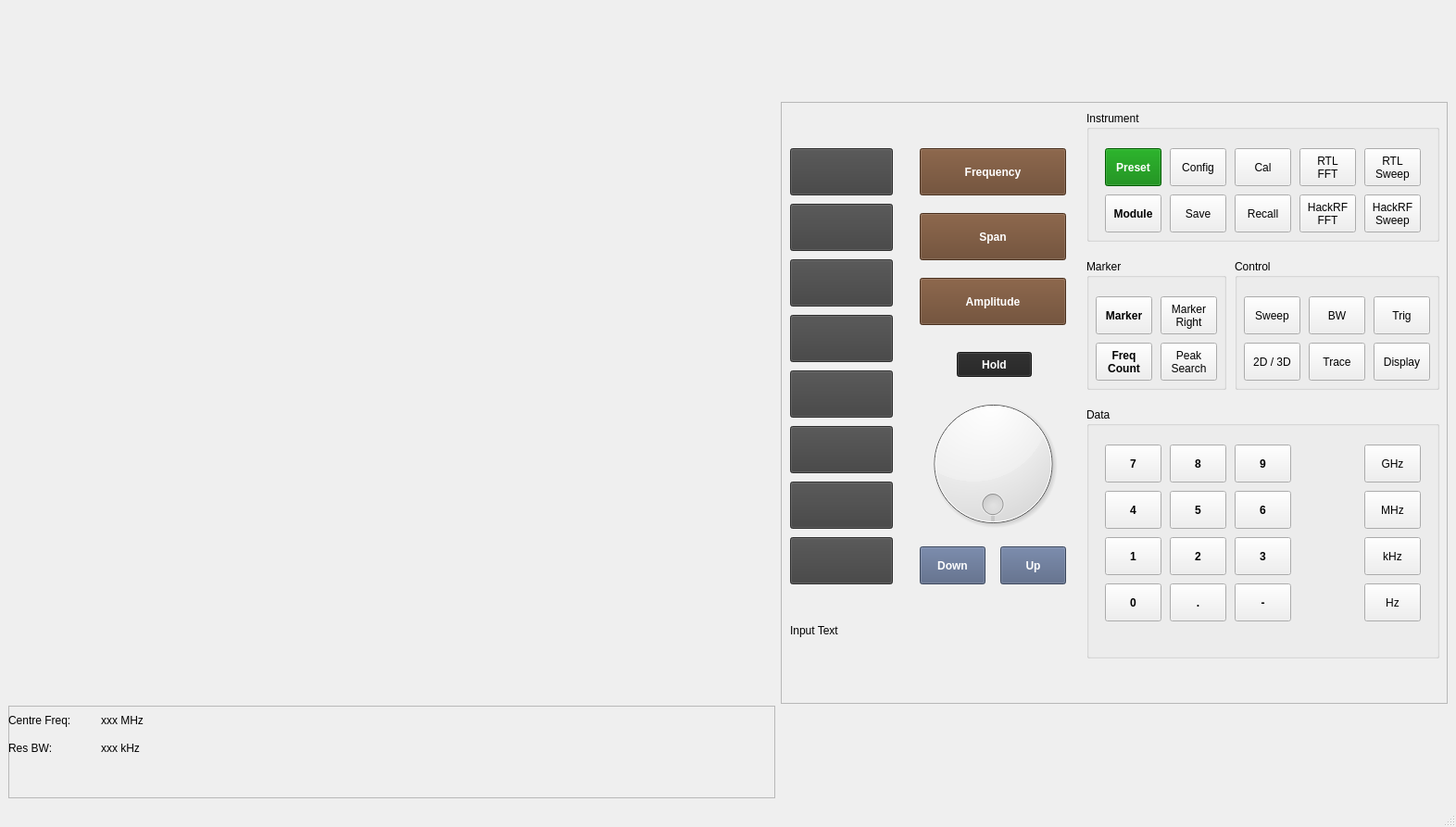
<?xml version="1.0" encoding="UTF-8"?>
<ui version="4.0">
 <class>mainWindow</class>
 <widget class="QMainWindow" name="mainWindow">
  <property name="geometry">
   <rect>
    <x>0</x>
    <y>0</y>
    <width>1572</width>
    <height>893</height>
   </rect>
  </property>
  <property name="windowTitle">
   <string>Top Dog Spectrum Analyser</string>
  </property>
  <widget class="QWidget" name="centralwidget">
   <layout class="QHBoxLayout" name="horizontalLayout_2">
    <item>
     <layout class="QHBoxLayout" name="horizontalLayout">
      <item>
       <layout class="QVBoxLayout" name="verticalLayout">
        <item>
         <widget class="QWidget" name="graphical_display" native="true">
          <property name="enabled">
           <bool>true</bool>
          </property>
          <layout class="QHBoxLayout" name="horizontalLayout_3"/>
         </widget>
        </item>
        <item>
         <widget class="QFrame" name="frame_2">
          <property name="maximumSize">
           <size>
            <width>16777215</width>
            <height>100</height>
           </size>
          </property>
          <property name="frameShape">
           <enum>QFrame::StyledPanel</enum>
          </property>
          <property name="frameShadow">
           <enum>QFrame::Raised</enum>
          </property>
          <widget class="QLabel" name="label_centre_freq">
           <property name="geometry">
            <rect>
             <x>0</x>
             <y>0</y>
             <width>91</width>
             <height>31</height>
            </rect>
           </property>
           <property name="maximumSize">
            <size>
             <width>16777215</width>
             <height>100</height>
            </size>
           </property>
           <property name="text">
            <string>Centre Freq:</string>
           </property>
          </widget>
          <widget class="QLabel" name="label_res_bw">
           <property name="geometry">
            <rect>
             <x>0</x>
             <y>30</y>
             <width>91</width>
             <height>31</height>
            </rect>
           </property>
           <property name="maximumSize">
            <size>
             <width>16777215</width>
             <height>100</height>
            </size>
           </property>
           <property name="text">
            <string>Res BW:</string>
           </property>
          </widget>
          <widget class="QLabel" name="display_res_bw">
           <property name="geometry">
            <rect>
             <x>100</x>
             <y>30</y>
             <width>91</width>
             <height>31</height>
            </rect>
           </property>
           <property name="maximumSize">
            <size>
             <width>16777215</width>
             <height>100</height>
            </size>
           </property>
           <property name="text">
            <string>xxx kHz</string>
           </property>
          </widget>
          <widget class="QLabel" name="display_centre_freq">
           <property name="geometry">
            <rect>
             <x>100</x>
             <y>0</y>
             <width>91</width>
             <height>31</height>
            </rect>
           </property>
           <property name="maximumSize">
            <size>
             <width>16777215</width>
             <height>100</height>
            </size>
           </property>
           <property name="text">
            <string>xxx MHz</string>
           </property>
          </widget>
         </widget>
        </item>
       </layout>
      </item>
      <item>
       <widget class="QFrame" name="frame">
        <property name="minimumSize">
         <size>
          <width>720</width>
          <height>650</height>
         </size>
        </property>
        <property name="maximumSize">
         <size>
          <width>720</width>
          <height>650</height>
         </size>
        </property>
        <property name="frameShape">
         <enum>QFrame::StyledPanel</enum>
        </property>
        <property name="frameShadow">
         <enum>QFrame::Raised</enum>
        </property>
        <widget class="QPushButton" name="buttonsoft2">
         <property name="geometry">
          <rect>
           <x>10</x>
           <y>110</y>
           <width>111</width>
           <height>51</height>
          </rect>
         </property>
         <property name="font">
          <font>
           <bold>true</bold>
          </font>
         </property>
         <property name="styleSheet">
          <string notr="true">background-color: #404040; color: white; font-weight: bold; width: 20px; </string>
         </property>
         <property name="text">
          <string/>
         </property>
        </widget>
        <widget class="QGroupBox" name="groupmarker">
         <property name="geometry">
          <rect>
           <x>330</x>
           <y>170</y>
           <width>151</width>
           <height>141</height>
          </rect>
         </property>
         <property name="title">
          <string>Marker</string>
         </property>
         <widget class="QPushButton" name="buttonmarker1">
          <property name="geometry">
           <rect>
            <x>10</x>
            <y>40</y>
            <width>61</width>
            <height>41</height>
           </rect>
          </property>
          <property name="font">
           <font>
            <bold>true</bold>
           </font>
          </property>
          <property name="styleSheet">
           <string notr="true"/>
          </property>
          <property name="text">
           <string>Marker</string>
          </property>
         </widget>
         <widget class="QPushButton" name="buttonmarker2">
          <property name="geometry">
           <rect>
            <x>80</x>
            <y>40</y>
            <width>61</width>
            <height>41</height>
           </rect>
          </property>
          <property name="text">
           <string>Marker
Right</string>
          </property>
         </widget>
         <widget class="QPushButton" name="buttonmarker4">
          <property name="geometry">
           <rect>
            <x>80</x>
            <y>90</y>
            <width>61</width>
            <height>41</height>
           </rect>
          </property>
          <property name="text">
           <string>Peak
Search</string>
          </property>
         </widget>
         <widget class="QPushButton" name="buttonmarker3">
          <property name="geometry">
           <rect>
            <x>10</x>
            <y>90</y>
            <width>61</width>
            <height>41</height>
           </rect>
          </property>
          <property name="font">
           <font>
            <bold>true</bold>
           </font>
          </property>
          <property name="styleSheet">
           <string notr="true"/>
          </property>
          <property name="text">
           <string>Freq
Count</string>
          </property>
         </widget>
        </widget>
        <widget class="QGroupBox" name="groupcontrol">
         <property name="geometry">
          <rect>
           <x>490</x>
           <y>170</y>
           <width>221</width>
           <height>141</height>
          </rect>
         </property>
         <property name="title">
          <string>Control</string>
         </property>
         <widget class="QPushButton" name="buttoncontrol2">
          <property name="geometry">
           <rect>
            <x>80</x>
            <y>40</y>
            <width>61</width>
            <height>41</height>
           </rect>
          </property>
          <property name="text">
           <string>BW</string>
          </property>
         </widget>
         <widget class="QPushButton" name="button2d3d">
          <property name="geometry">
           <rect>
            <x>10</x>
            <y>90</y>
            <width>61</width>
            <height>41</height>
           </rect>
          </property>
          <property name="text">
           <string>2D / 3D</string>
          </property>
         </widget>
         <widget class="QPushButton" name="buttoncontrol1">
          <property name="geometry">
           <rect>
            <x>10</x>
            <y>40</y>
            <width>61</width>
            <height>41</height>
           </rect>
          </property>
          <property name="text">
           <string>Sweep</string>
          </property>
         </widget>
         <widget class="QPushButton" name="buttoncontrol3">
          <property name="geometry">
           <rect>
            <x>150</x>
            <y>40</y>
            <width>61</width>
            <height>41</height>
           </rect>
          </property>
          <property name="text">
           <string>Trig</string>
          </property>
         </widget>
         <widget class="QPushButton" name="buttoncontrol6">
          <property name="geometry">
           <rect>
            <x>150</x>
            <y>90</y>
            <width>61</width>
            <height>41</height>
           </rect>
          </property>
          <property name="text">
           <string>Display</string>
          </property>
         </widget>
         <widget class="QPushButton" name="buttoncontrol5">
          <property name="geometry">
           <rect>
            <x>80</x>
            <y>90</y>
            <width>61</width>
            <height>41</height>
           </rect>
          </property>
          <property name="text">
           <string>Trace</string>
          </property>
         </widget>
        </widget>
        <widget class="QPushButton" name="buttonsoft1">
         <property name="geometry">
          <rect>
           <x>10</x>
           <y>50</y>
           <width>111</width>
           <height>51</height>
          </rect>
         </property>
         <property name="font">
          <font>
           <bold>true</bold>
          </font>
         </property>
         <property name="styleSheet">
          <string notr="true">background-color: #404040; color: white; font-weight: bold; width: 20px; </string>
         </property>
         <property name="text">
          <string/>
         </property>
        </widget>
        <widget class="QDial" name="dial">
         <property name="geometry">
          <rect>
           <x>150</x>
           <y>310</y>
           <width>158</width>
           <height>161</height>
          </rect>
         </property>
         <property name="wrapping">
          <bool>true</bool>
         </property>
        </widget>
        <widget class="QPushButton" name="buttonsoft3">
         <property name="geometry">
          <rect>
           <x>10</x>
           <y>170</y>
           <width>111</width>
           <height>51</height>
          </rect>
         </property>
         <property name="font">
          <font>
           <bold>true</bold>
          </font>
         </property>
         <property name="styleSheet">
          <string notr="true">background-color: #404040; color: white; font-weight: bold; width: 20px; </string>
         </property>
         <property name="text">
          <string/>
         </property>
        </widget>
        <widget class="QLabel" name="inputtext">
         <property name="geometry">
          <rect>
           <x>10</x>
           <y>540</y>
           <width>301</width>
           <height>61</height>
          </rect>
         </property>
         <property name="maximumSize">
          <size>
           <width>16777215</width>
           <height>100</height>
          </size>
         </property>
         <property name="text">
          <string>Input Text</string>
         </property>
        </widget>
        <widget class="QPushButton" name="buttonhold">
         <property name="enabled">
          <bool>true</bool>
         </property>
         <property name="geometry">
          <rect>
           <x>190</x>
           <y>270</y>
           <width>81</width>
           <height>27</height>
          </rect>
         </property>
         <property name="font">
          <font>
           <bold>true</bold>
          </font>
         </property>
         <property name="styleSheet">
          <string notr="true">background-color: #222222; color: white; font-weight: bold</string>
         </property>
         <property name="text">
          <string>Hold</string>
         </property>
         <property name="checkable">
          <bool>false</bool>
         </property>
         <property name="default">
          <bool>false</bool>
         </property>
         <property name="flat">
          <bool>false</bool>
         </property>
        </widget>
        <widget class="QPushButton" name="buttonsoft6">
         <property name="geometry">
          <rect>
           <x>10</x>
           <y>350</y>
           <width>111</width>
           <height>51</height>
          </rect>
         </property>
         <property name="font">
          <font>
           <bold>true</bold>
          </font>
         </property>
         <property name="styleSheet">
          <string notr="true">background-color: #404040; color: white; font-weight: bold; width: 20px; </string>
         </property>
         <property name="text">
          <string/>
         </property>
        </widget>
        <widget class="QPushButton" name="buttonsoft8">
         <property name="geometry">
          <rect>
           <x>10</x>
           <y>470</y>
           <width>111</width>
           <height>51</height>
          </rect>
         </property>
         <property name="font">
          <font>
           <bold>true</bold>
          </font>
         </property>
         <property name="styleSheet">
          <string notr="true">background-color: #404040; color: white; font-weight: bold; width: 20px; </string>
         </property>
         <property name="text">
          <string/>
         </property>
        </widget>
        <widget class="QGroupBox" name="groupinstrument">
         <property name="geometry">
          <rect>
           <x>330</x>
           <y>10</y>
           <width>381</width>
           <height>141</height>
          </rect>
         </property>
         <property name="title">
          <string>Instrument</string>
         </property>
         <widget class="QPushButton" name="buttoninstrument1">
          <property name="geometry">
           <rect>
            <x>20</x>
            <y>40</y>
            <width>61</width>
            <height>41</height>
           </rect>
          </property>
          <property name="font">
           <font>
            <bold>true</bold>
           </font>
          </property>
          <property name="styleSheet">
           <string notr="true">background-color: #008000; color: white; font-weight: bold</string>
          </property>
          <property name="text">
           <string>Preset</string>
          </property>
         </widget>
         <widget class="QPushButton" name="buttoninstrument2">
          <property name="geometry">
           <rect>
            <x>90</x>
            <y>40</y>
            <width>61</width>
            <height>41</height>
           </rect>
          </property>
          <property name="text">
           <string>Config</string>
          </property>
         </widget>
         <widget class="QPushButton" name="buttoninstrument3">
          <property name="geometry">
           <rect>
            <x>160</x>
            <y>40</y>
            <width>61</width>
            <height>41</height>
           </rect>
          </property>
          <property name="text">
           <string>Cal</string>
          </property>
         </widget>
         <widget class="QPushButton" name="buttoninstrument4">
          <property name="geometry">
           <rect>
            <x>230</x>
            <y>40</y>
            <width>61</width>
            <height>41</height>
           </rect>
          </property>
          <property name="text">
           <string>RTL
FFT</string>
          </property>
         </widget>
         <widget class="QPushButton" name="buttoninstrument5">
          <property name="geometry">
           <rect>
            <x>300</x>
            <y>40</y>
            <width>61</width>
            <height>41</height>
           </rect>
          </property>
          <property name="text">
           <string>RTL
Sweep</string>
          </property>
         </widget>
         <widget class="QPushButton" name="buttoninstrument9">
          <property name="geometry">
           <rect>
            <x>230</x>
            <y>90</y>
            <width>61</width>
            <height>41</height>
           </rect>
          </property>
          <property name="text">
           <string>HackRF
FFT</string>
          </property>
         </widget>
         <widget class="QPushButton" name="buttoninstrument10">
          <property name="geometry">
           <rect>
            <x>300</x>
            <y>90</y>
            <width>61</width>
            <height>41</height>
           </rect>
          </property>
          <property name="text">
           <string>HackRF
Sweep</string>
          </property>
         </widget>
         <widget class="QPushButton" name="buttoninstrument7">
          <property name="geometry">
           <rect>
            <x>90</x>
            <y>90</y>
            <width>61</width>
            <height>41</height>
           </rect>
          </property>
          <property name="text">
           <string>Save</string>
          </property>
         </widget>
         <widget class="QPushButton" name="buttoninstrument8">
          <property name="geometry">
           <rect>
            <x>160</x>
            <y>90</y>
            <width>61</width>
            <height>41</height>
           </rect>
          </property>
          <property name="text">
           <string>Recall</string>
          </property>
         </widget>
         <widget class="QPushButton" name="buttoninstrument6">
          <property name="geometry">
           <rect>
            <x>20</x>
            <y>90</y>
            <width>61</width>
            <height>41</height>
           </rect>
          </property>
          <property name="font">
           <font>
            <bold>true</bold>
           </font>
          </property>
          <property name="styleSheet">
           <string notr="true"/>
          </property>
          <property name="text">
           <string>Module</string>
          </property>
         </widget>
        </widget>
        <widget class="QPushButton" name="buttonfrequency">
         <property name="enabled">
          <bool>true</bool>
         </property>
         <property name="geometry">
          <rect>
           <x>150</x>
           <y>50</y>
           <width>158</width>
           <height>51</height>
          </rect>
         </property>
         <property name="font">
          <font>
           <bold>true</bold>
          </font>
         </property>
         <property name="toolTip">
          <string/>
         </property>
         <property name="toolTipDuration">
          <number>1</number>
         </property>
         <property name="statusTip">
          <string/>
         </property>
         <property name="whatsThis">
          <string/>
         </property>
         <property name="accessibleDescription">
          <string/>
         </property>
         <property name="autoFillBackground">
          <bool>false</bool>
         </property>
         <property name="styleSheet">
          <string notr="true">background-color: #664228; color: white; font-weight: bold</string>
         </property>
         <property name="text">
          <string>Frequency</string>
         </property>
        </widget>
        <widget class="QPushButton" name="buttonup">
         <property name="geometry">
          <rect>
           <x>237</x>
           <y>480</y>
           <width>71</width>
           <height>41</height>
          </rect>
         </property>
         <property name="font">
          <font>
           <bold>true</bold>
          </font>
         </property>
         <property name="styleSheet">
          <string notr="true">background-color: #506080; color: white; font-weight: bold</string>
         </property>
         <property name="text">
          <string>Up</string>
         </property>
        </widget>
        <widget class="QPushButton" name="buttonspan">
         <property name="geometry">
          <rect>
           <x>150</x>
           <y>120</y>
           <width>158</width>
           <height>51</height>
          </rect>
         </property>
         <property name="font">
          <font>
           <bold>true</bold>
          </font>
         </property>
         <property name="styleSheet">
          <string notr="true">background-color: #664228; color: white; font-weight: bold</string>
         </property>
         <property name="text">
          <string>Span</string>
         </property>
        </widget>
        <widget class="QPushButton" name="buttonamplitude">
         <property name="geometry">
          <rect>
           <x>150</x>
           <y>190</y>
           <width>158</width>
           <height>51</height>
          </rect>
         </property>
         <property name="font">
          <font>
           <bold>true</bold>
          </font>
         </property>
         <property name="styleSheet">
          <string notr="true">background-color: #664228; color: white; font-weight: bold</string>
         </property>
         <property name="text">
          <string>Amplitude</string>
         </property>
        </widget>
        <widget class="QPushButton" name="buttonsoft4">
         <property name="geometry">
          <rect>
           <x>10</x>
           <y>230</y>
           <width>111</width>
           <height>51</height>
          </rect>
         </property>
         <property name="font">
          <font>
           <bold>true</bold>
          </font>
         </property>
         <property name="styleSheet">
          <string notr="true">background-color: #404040; color: white; font-weight: bold; width: 20px; </string>
         </property>
         <property name="text">
          <string/>
         </property>
        </widget>
        <widget class="QPushButton" name="buttondown">
         <property name="geometry">
          <rect>
           <x>150</x>
           <y>480</y>
           <width>71</width>
           <height>41</height>
          </rect>
         </property>
         <property name="font">
          <font>
           <bold>true</bold>
          </font>
         </property>
         <property name="styleSheet">
          <string notr="true">background-color: #506080; color: white; font-weight: bold</string>
         </property>
         <property name="text">
          <string>Down</string>
         </property>
        </widget>
        <widget class="QPushButton" name="buttonsoft5">
         <property name="geometry">
          <rect>
           <x>10</x>
           <y>290</y>
           <width>111</width>
           <height>51</height>
          </rect>
         </property>
         <property name="font">
          <font>
           <bold>true</bold>
          </font>
         </property>
         <property name="styleSheet">
          <string notr="true">background-color: #404040; color: white; font-weight: bold; width: 20px; </string>
         </property>
         <property name="text">
          <string/>
         </property>
        </widget>
        <widget class="QGroupBox" name="groupdata">
         <property name="geometry">
          <rect>
           <x>330</x>
           <y>330</y>
           <width>381</width>
           <height>271</height>
          </rect>
         </property>
         <property name="title">
          <string>Data</string>
         </property>
         <widget class="QPushButton" name="buttondata7">
          <property name="geometry">
           <rect>
            <x>20</x>
            <y>40</y>
            <width>61</width>
            <height>41</height>
           </rect>
          </property>
          <property name="font">
           <font>
            <bold>true</bold>
           </font>
          </property>
          <property name="styleSheet">
           <string notr="true"/>
          </property>
          <property name="text">
           <string>7</string>
          </property>
         </widget>
         <widget class="QPushButton" name="buttondata8">
          <property name="geometry">
           <rect>
            <x>90</x>
            <y>40</y>
            <width>61</width>
            <height>41</height>
           </rect>
          </property>
          <property name="font">
           <font>
            <bold>true</bold>
           </font>
          </property>
          <property name="text">
           <string>8</string>
          </property>
         </widget>
         <widget class="QPushButton" name="buttondata9">
          <property name="geometry">
           <rect>
            <x>160</x>
            <y>40</y>
            <width>61</width>
            <height>41</height>
           </rect>
          </property>
          <property name="font">
           <font>
            <bold>true</bold>
           </font>
          </property>
          <property name="text">
           <string>9</string>
          </property>
         </widget>
         <widget class="QPushButton" name="buttonghz">
          <property name="geometry">
           <rect>
            <x>300</x>
            <y>40</y>
            <width>61</width>
            <height>41</height>
           </rect>
          </property>
          <property name="text">
           <string>GHz</string>
          </property>
         </widget>
         <widget class="QPushButton" name="buttonmhz">
          <property name="geometry">
           <rect>
            <x>300</x>
            <y>90</y>
            <width>61</width>
            <height>41</height>
           </rect>
          </property>
          <property name="text">
           <string>MHz</string>
          </property>
         </widget>
         <widget class="QPushButton" name="buttondata5">
          <property name="geometry">
           <rect>
            <x>90</x>
            <y>90</y>
            <width>61</width>
            <height>41</height>
           </rect>
          </property>
          <property name="font">
           <font>
            <bold>true</bold>
           </font>
          </property>
          <property name="text">
           <string>5</string>
          </property>
         </widget>
         <widget class="QPushButton" name="buttondata6">
          <property name="geometry">
           <rect>
            <x>160</x>
            <y>90</y>
            <width>61</width>
            <height>41</height>
           </rect>
          </property>
          <property name="font">
           <font>
            <bold>true</bold>
           </font>
          </property>
          <property name="text">
           <string>6</string>
          </property>
         </widget>
         <widget class="QPushButton" name="buttondata4">
          <property name="geometry">
           <rect>
            <x>20</x>
            <y>90</y>
            <width>61</width>
            <height>41</height>
           </rect>
          </property>
          <property name="font">
           <font>
            <bold>true</bold>
           </font>
          </property>
          <property name="styleSheet">
           <string notr="true"/>
          </property>
          <property name="text">
           <string>4</string>
          </property>
         </widget>
         <widget class="QPushButton" name="buttondata0">
          <property name="geometry">
           <rect>
            <x>20</x>
            <y>190</y>
            <width>61</width>
            <height>41</height>
           </rect>
          </property>
          <property name="font">
           <font>
            <bold>true</bold>
           </font>
          </property>
          <property name="styleSheet">
           <string notr="true"/>
          </property>
          <property name="text">
           <string>0</string>
          </property>
         </widget>
         <widget class="QPushButton" name="buttondata2">
          <property name="geometry">
           <rect>
            <x>90</x>
            <y>140</y>
            <width>61</width>
            <height>41</height>
           </rect>
          </property>
          <property name="font">
           <font>
            <bold>true</bold>
           </font>
          </property>
          <property name="text">
           <string>2</string>
          </property>
         </widget>
         <widget class="QPushButton" name="buttondata3">
          <property name="geometry">
           <rect>
            <x>160</x>
            <y>140</y>
            <width>61</width>
            <height>41</height>
           </rect>
          </property>
          <property name="font">
           <font>
            <bold>true</bold>
           </font>
          </property>
          <property name="text">
           <string>3</string>
          </property>
         </widget>
         <widget class="QPushButton" name="buttondot">
          <property name="geometry">
           <rect>
            <x>90</x>
            <y>190</y>
            <width>61</width>
            <height>41</height>
           </rect>
          </property>
          <property name="font">
           <font>
            <bold>true</bold>
           </font>
          </property>
          <property name="text">
           <string>.</string>
          </property>
         </widget>
         <widget class="QPushButton" name="buttondata1">
          <property name="geometry">
           <rect>
            <x>20</x>
            <y>140</y>
            <width>61</width>
            <height>41</height>
           </rect>
          </property>
          <property name="font">
           <font>
            <bold>true</bold>
           </font>
          </property>
          <property name="styleSheet">
           <string notr="true"/>
          </property>
          <property name="text">
           <string>1</string>
          </property>
         </widget>
         <widget class="QPushButton" name="buttonminus">
          <property name="geometry">
           <rect>
            <x>160</x>
            <y>190</y>
            <width>61</width>
            <height>41</height>
           </rect>
          </property>
          <property name="font">
           <font>
            <bold>true</bold>
           </font>
          </property>
          <property name="text">
           <string>-</string>
          </property>
         </widget>
         <widget class="QPushButton" name="buttonkhz">
          <property name="geometry">
           <rect>
            <x>300</x>
            <y>140</y>
            <width>61</width>
            <height>41</height>
           </rect>
          </property>
          <property name="text">
           <string>kHz</string>
          </property>
         </widget>
         <widget class="QPushButton" name="buttonhz">
          <property name="geometry">
           <rect>
            <x>300</x>
            <y>190</y>
            <width>61</width>
            <height>41</height>
           </rect>
          </property>
          <property name="text">
           <string>Hz</string>
          </property>
         </widget>
        </widget>
        <widget class="QPushButton" name="buttonsoft7">
         <property name="geometry">
          <rect>
           <x>10</x>
           <y>410</y>
           <width>111</width>
           <height>51</height>
          </rect>
         </property>
         <property name="font">
          <font>
           <bold>true</bold>
          </font>
         </property>
         <property name="styleSheet">
          <string notr="true">background-color: #404040; color: white; font-weight: bold; width: 20px; </string>
         </property>
         <property name="text">
          <string/>
         </property>
        </widget>
       </widget>
      </item>
     </layout>
    </item>
   </layout>
  </widget>
  <widget class="QMenuBar" name="menubar">
   <property name="geometry">
    <rect>
     <x>0</x>
     <y>0</y>
     <width>1572</width>
     <height>23</height>
    </rect>
   </property>
  </widget>
  <widget class="QStatusBar" name="statusbar"/>
 </widget>
 <resources/>
 <connections/>
</ui>
